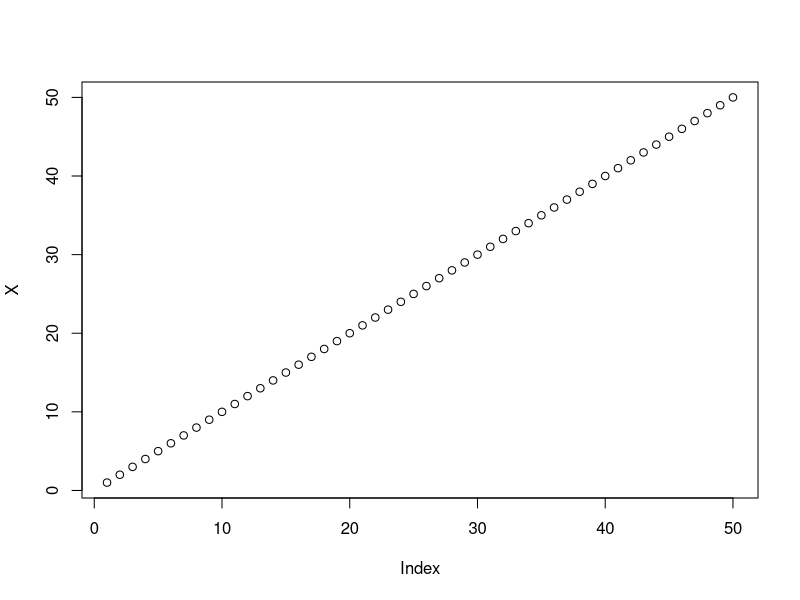
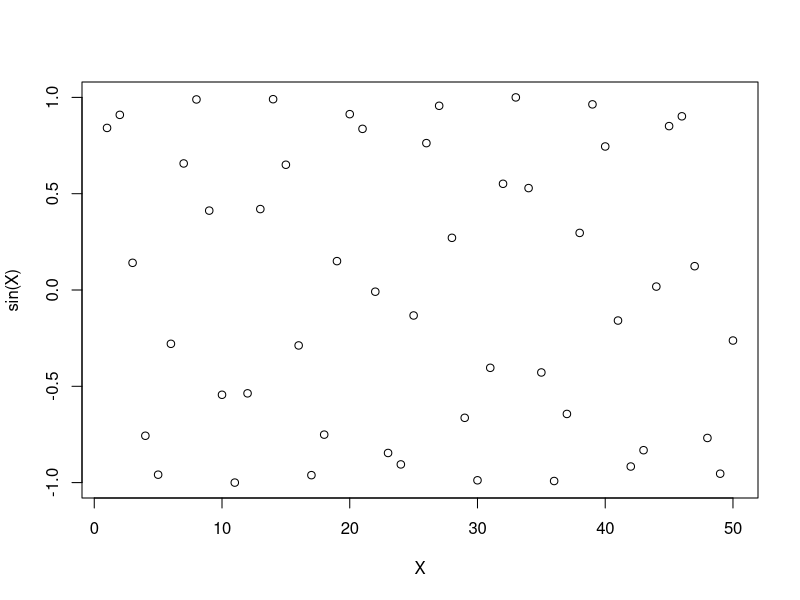
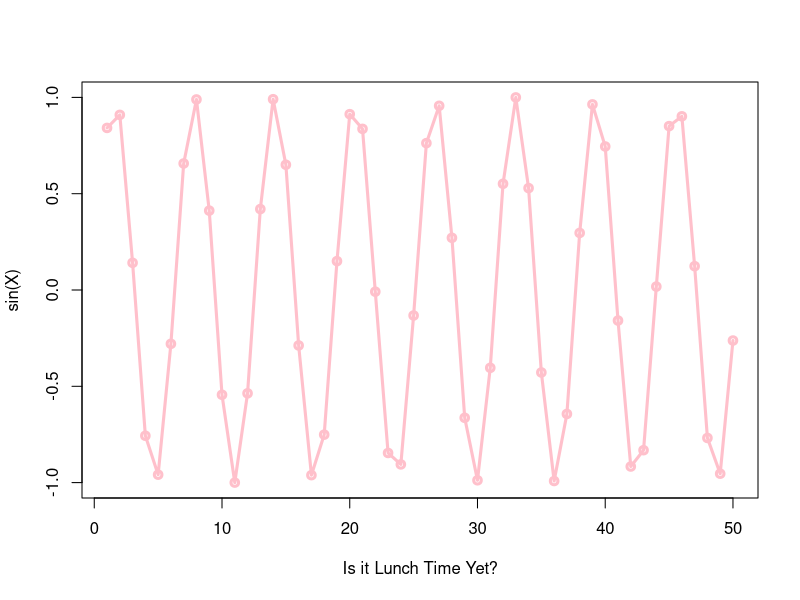

Write R code to recreate these figures, in order.
#' ---
#' title: "Class 4 Intro to R"
#' author: "Paige Contreras"
#' date: "January 16, 2026"
#' ---
X <- 1:50
plot(X)
plot(X,sin(X))
plot(X,sin(X), typ="o", col="pink", lwd=3, xlab="Is it Lunch Time Yet?")
